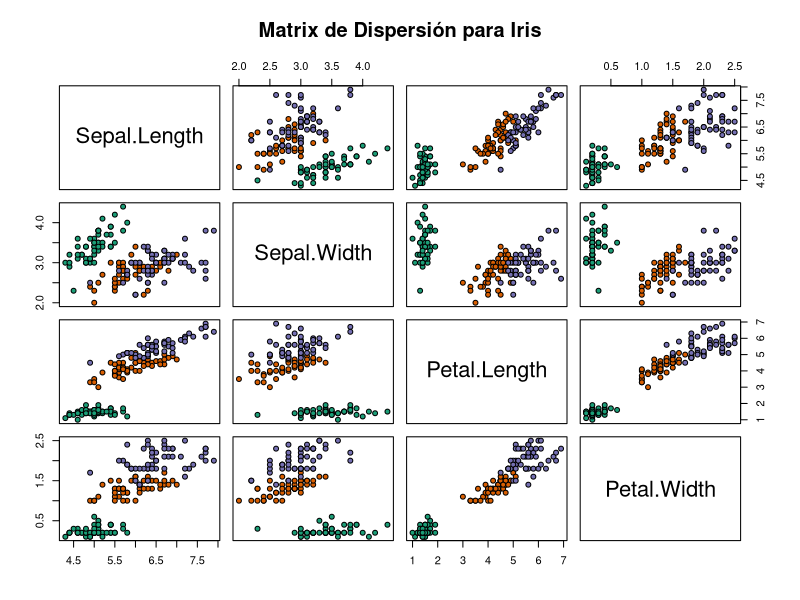
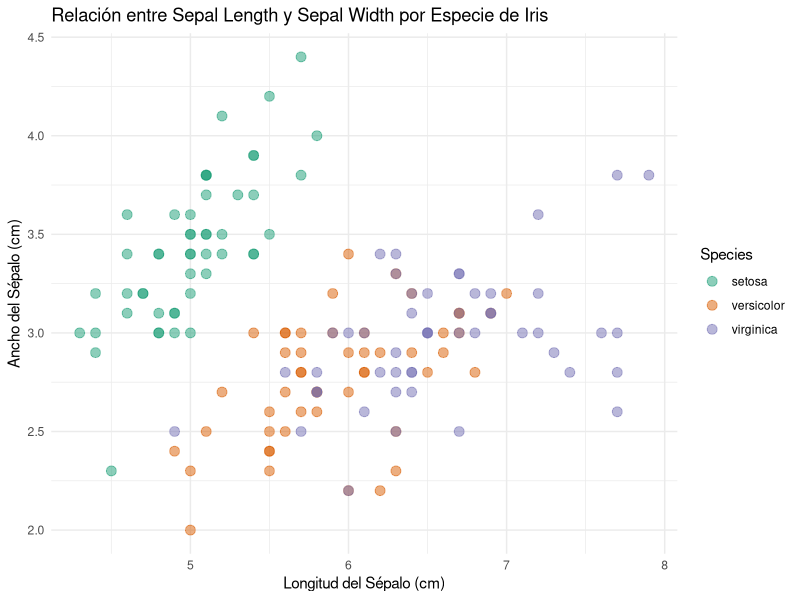

These figures' R source, in order:
# Cargar y dejar disponibles los datos llamados iris
data(iris)
print(head(iris)) # Visualizar las primeras filas para confirmar la carga

# Descripción de los datos y significado de cada variable
# Este comando abrirá la ayuda donde se describe el dataset Iris en detalle
?iris

# Clasificación de variables - ver estructura del dataset
str(iris)

# Análisis unidimensional de cada variable
# Esto proporcionará estadísticas descriptivas básicas para cada variable
summary(iris)

# Análisis bidimensional para establecer relaciones entre las variables
# Generando una matriz de scatterplots para visualizar relaciones potenciales
pairs(iris[1:4], main = "Matrix de Dispersión para Iris", pch = 21, bg = c("#1b9e77", "#d95f02", "#7570b3")[unclass(iris$Species)])

# Mejorando el gráfico de dispersión con ggplot2
library(ggplot2)
ggplot(iris, aes(x = Sepal.Length, y = Sepal.Width, color = Species)) + 
  geom_point(alpha = 0.5, size = 3) +  # Ajustando transparencia y tamaño del punto
  labs(title = "Relación entre Sepal Length y Sepal Width por Especie de Iris",
       x = "Longitud del Sépalo (cm)", 
       y = "Ancho del Sépalo (cm)") + 
  theme_minimal() + # Usando un tema minimalista
  scale_color_manual(values = c("setosa" = "#1b9e77", "versicolor" = "#d95f02", "virginica" = "#7570b3")) # Colores personalizados por especie
